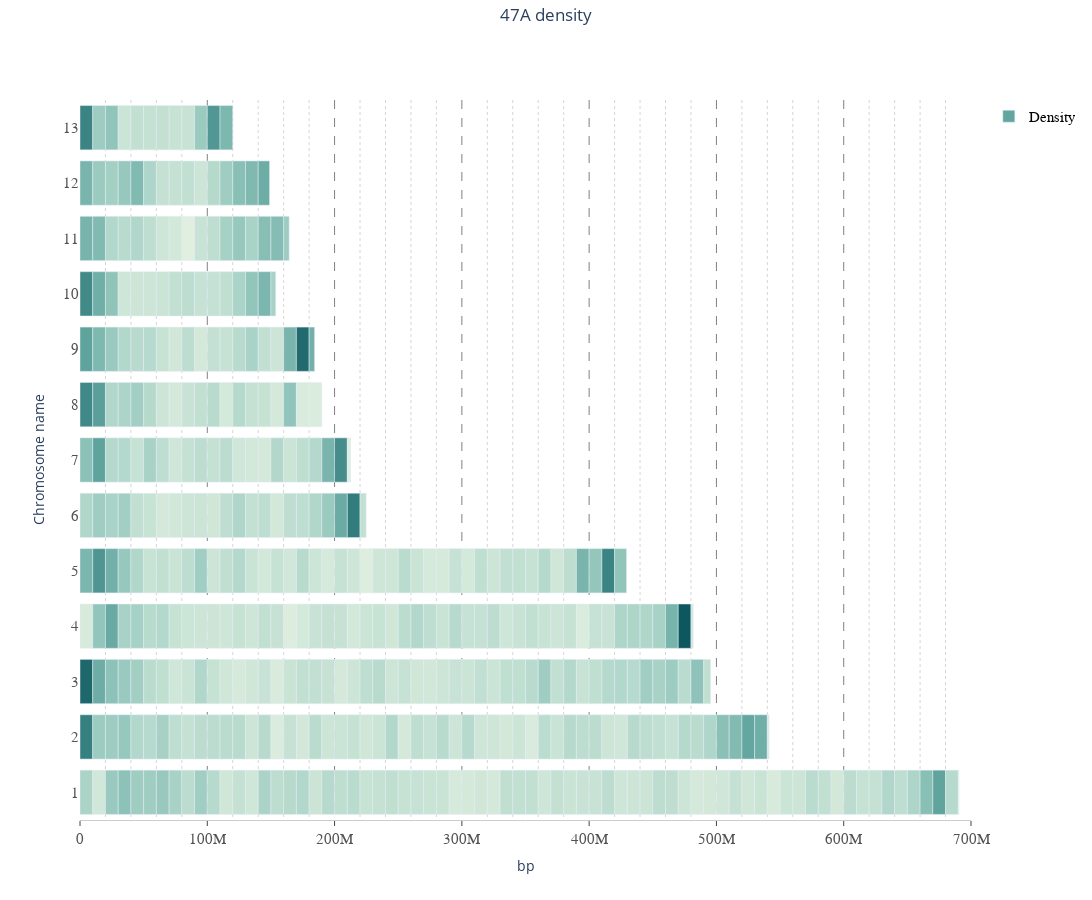

The notebook cell this image was saved under:
### Code cell
density(positions_density, scaffold_df, '47A density')

### Figure 1 — Plotly figure (JSON) as saved in the notebook; plotly's stock layout.template omitted (floating-point values rounded to 4 significant figures; data arrays with more than 128 entries replaced by an {"elided": "..."} marker saying what was removed)
{"data": [{"base": {"elided": "410 int values"}, "marker": {"color": {"elided": "410 int values"}, "colorscale": [[0, "rgb(228, 241, 225)"], [0.1667, "rgb(180, 217, 204)"], [0.3333, "rgb(137, 192, 182)"], [0.5, "rgb(99, 166, 160)"], [0.6667, "rgb(68, 140, 138)"], [0.8333, "rgb(40, 114, 116)"], [1, "rgb(13, 88, 95)"]]}, "name": "Density", "orientation": "h", "type": "bar", "x": {"elided": "410 int values"}, "y": {"elided": "410 int values"}}], "layout": {"barmode": "overlay", "height": 900, "legend": {"font": {"color": "black", "family": "Arial", "size": 15}}, "margin": {"autoexpand": true}, "plot_bgcolor": "white", "showlegend": true, "title": {"text": "47A density", "x": 0.5, "xanchor": "center", "y": 0.99, "yanchor": "top"}, "width": 1400, "xaxis": {"automargin": true, "gridcolor": "grey", "griddash": "dash", "linecolor": "rgb(204, 204, 204)", "linewidth": 1, "minor": {"griddash": "dot"}, "range": [0, 700000100], "rangemode": "nonnegative", "showgrid": true, "showline": true, "showticklabels": true, "tickfont": {"color": "rgb(82, 82, 82)", "family": "Arial", "size": 15}, "ticks": "outside", "title": {"text": "bp"}, "type": "linear"}, "yaxis": {"autorange": true, "range": [0.5, 13.5], "showgrid": false, "showline": false, "showticklabels": true, "tickfont": {"color": "rgb(82, 82, 82)", "family": "Arial", "size": 15}, "ticklabelstep": 1, "tickvals": [1, 2, 3, 4, 5, 6, 7, 8, 9, 10, 11, 12, 13], "tickwidth": 15, "title": {"text": "Chromosome name"}, "type": "linear", "zeroline": false}}}
